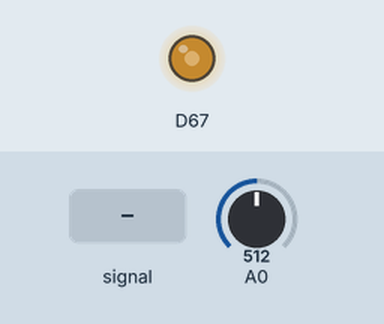
Simulated run of this sketch. Board: Arduino Due. Parts: output pins drawn as LEDs (lit = HIGH). The test bench sets the inputs (shaded band); at power-on: A0 = 512 (analog values on the 0–1023 scale).

Above: at 1.2 s.
1.3 s: A0 set to 716
At 2.3 s:
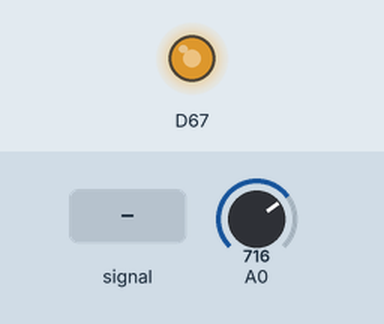
4.3 s: A0 set to 306
At 7.21 s:
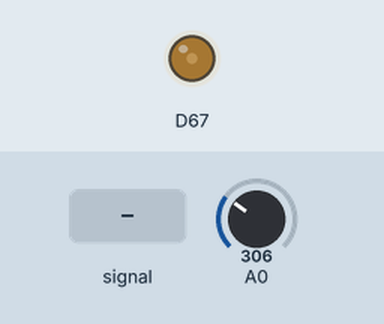
7.3 s: A0 fed a 2 Hz sine of ±306 counts around its level
10.3 s: A0 fed a 200 Hz sine of ±81 counts around its level
Timing chart, 0 to 11.9 s (numbered marks = the images above; inputs shaded):
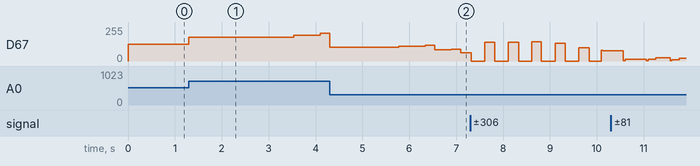

Measured:
- after the input at 1.3 s, D67: 127/255 → 178/255 at once, → 195/255 2.2 s later, → 207/255 0.56 s later

The sketch:

sketch_may10a.ino
```cpp
// Test program for instrument input
#define BSIZE 20000 // DUE has 96K bytes of RAM, use 2*8K of them to give about 1/4 sec max delay
int ringBuff[BSIZE];

#define T1 (BSIZE - (BSIZE/5)) // define tap time points as fraction of buffer size. T1 is shortest delay
#define T2 (BSIZE - 1) // T2 is longest delay possible

void setup() {
  // put your setup code here, to run once:

  for(int i = 0; i < BSIZE; i++)
    ringBuff[i] = 0;

  pinMode(A0, INPUT);
  analogReadResolution(12); // override 10 bit default. can go to 12 since board is a due
  analogWriteResolution(12); // override default 8 bit since we'll use DAC0 on due board
  analogWrite(DAC1,0);
  Serial.begin(9600);
}

void loop() {
  // put your main code here, to run repeatedly:
  int signalIn;
  int signalOut; // value to be output and stored into buffer at currentTap
  int oldValue1; // values read from previous tap points
  int oldValue2;
  int currentTap = 0; // the current tap point - incremented after each sample (modulo BSIZE)
  int tap; // temp used in indexing into older tap points
  long loopCount = 0; // counter for debug writes to serial port
  while(1) {
    signalIn = analogRead(A0) - 2048; // read 10 bit analog signal and convert to bipolar value

    // make delay of approx. 20us so sample rate is 40 Ksamp/sec
    // since without delay is seems to sample >= 100k/sec
    delayMicroseconds(20);

    // get values at delayed tap points in buffer
    tap = currentTap - T1;
    if (tap < 0)
      tap += BSIZE;
    oldValue1 = ringBuff[tap];

    tap = currentTap - T2;
    if (tap < 0)
      tap += BSIZE;
    oldValue2 = ringBuff[tap];

    // scale values (uP has 2-cycle integer divide capability, so just use mult/divide)
    // for volume control of delayed signals
    oldValue1 /= 3;
    oldValue2 /= 4;

    // create output at this time sample, store it, and increment tap point
    signalOut = signalIn + oldValue1 + oldValue2;
    // limit the outputs to mimic normal overload distortion
    // and avoid digital number wraparound...
    if(signalOut > 2047) signalOut = 2047;
    if(signalOut < -2047) signalOut = -2047;
    // store in buffer
    ringBuff[currentTap] = signalOut;
    // increment circular tap point
    currentTap++;
    if(currentTap >= BSIZE)
      currentTap -= BSIZE; // could just write currentTap == 0; here

    // scale value back to unsigned value in preparation for DAC
    signalOut += 2048;
    // write to DAC0 output on due board
    analogWrite(DAC1, signalOut);

    //**************** For Timing Tests Only *********************
     //******* comment out for normal use as audio reverb
//     if(++loopCount >= 40000) {
//     Serial.println(signalIn);
//      loopCount = 0;
//     }

    // repeat
  }
}
```
